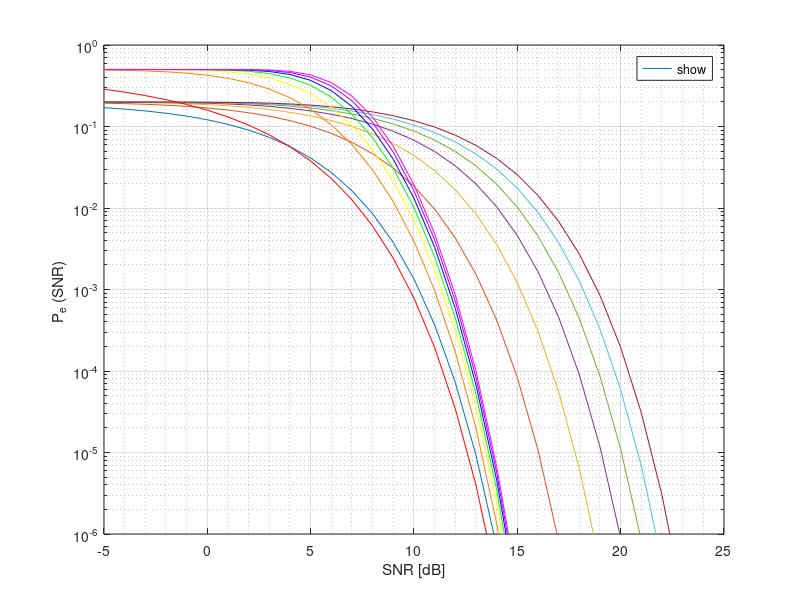

MATLAB code for this plot:
%% TP 1: Repetidor Analogico vs Repetidor Digital
close all;
clear all;
clc;
%Defino un nuevo colormap para el plot
mycolormap=[lines(7);prism(6);[1 0 1]];
set(groot,'defaultAxesColorOrder',mycolormap);

%% Ejercicio 3
SNR=(-5:1:30);
n=(1:4:25);

%% Probabilidad de error del sistema ANALOGICO
for i=1:length(n)
    for j=1:length(SNR)
        %dB a unidad
        snr=10^(SNR(j)/10);
        
        aux=0;
        for k=0:i-1
            aux=aux+(1+snr^-1)^k;
        end

        snr_rho_n=snr/aux;
        p_ea(i,j)=normpdf(-sqrt(snr_rho_n))/2;
    end
end
%% Probabilidad de error del sistema DIGITAL
for i=1:length(n)
    for j=1:length(SNR)
        p_ed(i,j)=(1-(1-2*qfunc(sqrt(10^(SNR(j)/10))))^n(i))/2;
    end
end

%% Grafico de la probabilidad de error del sistema digital en funcion del SNR
figure;

semilogy(SNR,p_ea(1,:),'DisplayName','P_{e,n=1}^a');
hold on;
grid on;
grid minor;

semilogy(SNR,p_ea(2,:),'DisplayName','P_{e,n=5}^a');
semilogy(SNR,p_ea(3,:),'DisplayName','P_{e,n=9}^a');
semilogy(SNR,p_ea(4,:),'DisplayName','P_{e,n=13}^a');
semilogy(SNR,p_ea(5,:),'DisplayName','P_{e,n=17}^a');
semilogy(SNR,p_ea(6,:),'DisplayName','P_{e,n=21}^a');
semilogy(SNR,p_ea(7,:),'DisplayName','P_{e,n=25}^a');

semilogy(SNR,p_ed(1,:),'DisplayName','P_{e,n=1}^d');
semilogy(SNR,p_ed(2,:),'DisplayName','P_{e,n=5}^d');
semilogy(SNR,p_ed(3,:),'DisplayName','P_{e,n=9}^d');
semilogy(SNR,p_ed(4,:),'DisplayName','P_{e,n=13}^d');
semilogy(SNR,p_ed(5,:),'DisplayName','P_{e,n=17}^d');
semilogy(SNR,p_ed(6,:),'DisplayName','P_{e,n=21}^d');
semilogy(SNR,p_ed(7,:),'DisplayName','P_{e,n=25}^d');


ylim([1e-6 1e0]);
xlim([-5 25]); %Hardcodeado
xlabel('SNR [dB]')
ylabel('P_{e} (SNR) ');
legend('show', 'Location', 'NorthEast');
%%

